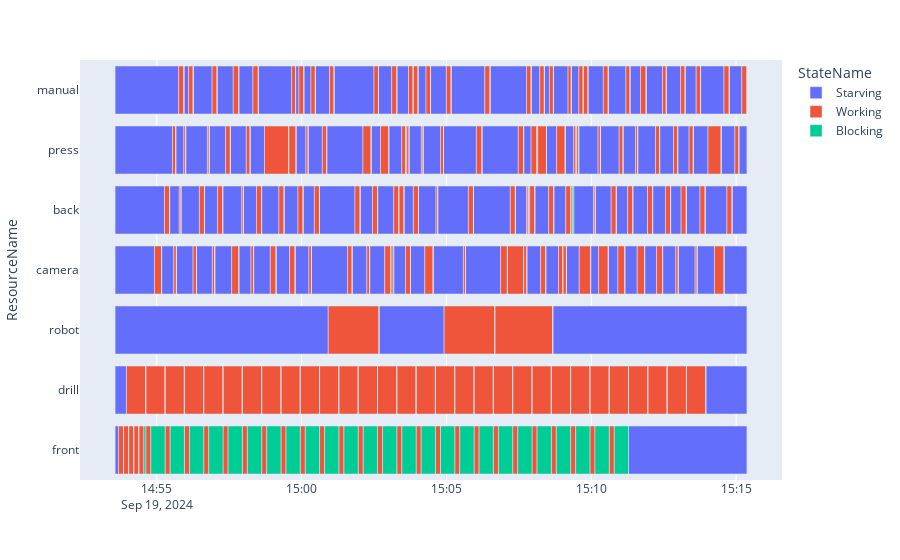

Source (notebook cell):
### Code cell
import warnings
warnings.filterwarnings("ignore", category=pd.errors.SettingWithCopyWarning)
model_path = 'dqn_model.pth'
if model_path:
    # Controlla se il file esiste prima di tentare di rimuoverlo
    if os.path.exists(model_path):
        os.remove(model_path)
    else:
        print(f"Il file {model_path} non esiste.")
Entity.reset_id_counter()
s,b = batchCreate(0,numJobs=30,return_both=True) #batchedExp serve per inizializzare 
print(s)
makespan=[]
lab=Lab(b,3600)
lab.gate.Store.items=copy.copy(s)


lab.run(3600)

df = pd.DataFrame(lab.env.state_log, columns=["Resource","ResourceName","State","StateName","Entity","?","timeIn","timeOut"])
df= df.loc[df.ResourceName.isin(["front","drill","robot","camera","back","press","manual"])]
mks=df.timeOut.max()-df.timeIn.min()
makespan.append(mks)
df.to_excel('mappafinale.xlsx')
fig = utils.createGantt(df)
fig.show()

### Figure 1 — Plotly figure (JSON) as saved in the notebook; plotly's stock layout.template omitted (floating-point values rounded to 4 significant figures; data arrays with more than 128 entries replaced by an {"elided": "..."} marker saying what was removed)
{"data": [{"alignmentgroup": "True", "base": {"elided": "190 str values"}, "hovertemplate": "StateName=Starving<br>timeIn=%{base}<br>timeOut=%{x}<br>ResourceName=%{y}<extra></extra>", "legendgroup": "Starving", "marker": {"color": "#636efa", "pattern": {"shape": ""}}, "name": "Starving", "offsetgroup": "Starving", "orientation": "h", "showlegend": true, "textposition": "auto", "type": "bar", "x": {"elided": "190 float values"}, "xaxis": "x", "y": {"elided": "190 str values"}, "yaxis": "y"}, {"alignmentgroup": "True", "base": {"elided": "183 str values"}, "hovertemplate": "StateName=Working<br>timeIn=%{base}<br>timeOut=%{x}<br>ResourceName=%{y}<extra></extra>", "legendgroup": "Working", "marker": {"color": "#EF553B", "pattern": {"shape": ""}}, "name": "Working", "offsetgroup": "Working", "orientation": "h", "showlegend": true, "textposition": "auto", "type": "bar", "x": {"elided": "183 float values"}, "xaxis": "x", "y": {"elided": "183 str values"}, "yaxis": "y"}, {"alignmentgroup": "True", "base": {"elided": "183 str values"}, "hovertemplate": "StateName=Blocking<br>timeIn=%{base}<br>timeOut=%{x}<br>ResourceName=%{y}<extra></extra>", "legendgroup": "Blocking", "marker": {"color": "#00cc96", "pattern": {"shape": ""}}, "name": "Blocking", "offsetgroup": "Blocking", "orientation": "h", "showlegend": true, "textposition": "auto", "type": "bar", "x": {"elided": "183 float values"}, "xaxis": "x", "y": {"elided": "183 str values"}, "yaxis": "y"}], "layout": {"barmode": "overlay", "legend": {"title": {"text": "StateName"}, "tracegroupgap": 0}, "margin": {"t": 60}, "xaxis": {"anchor": "y", "domain": [0, 1], "type": "date"}, "yaxis": {"anchor": "x", "domain": [0, 1], "title": {"text": "ResourceName"}}}}
